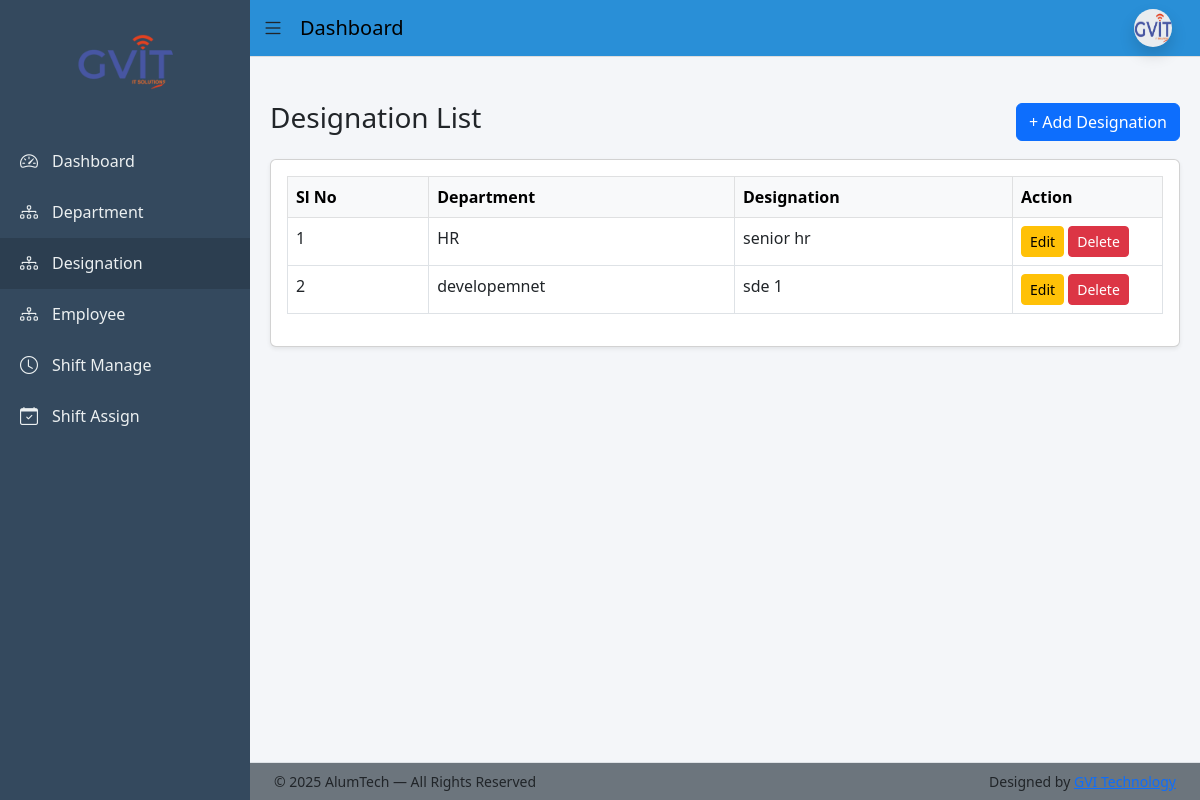
The page /designation/ (signed in) on the database as committed earlier.
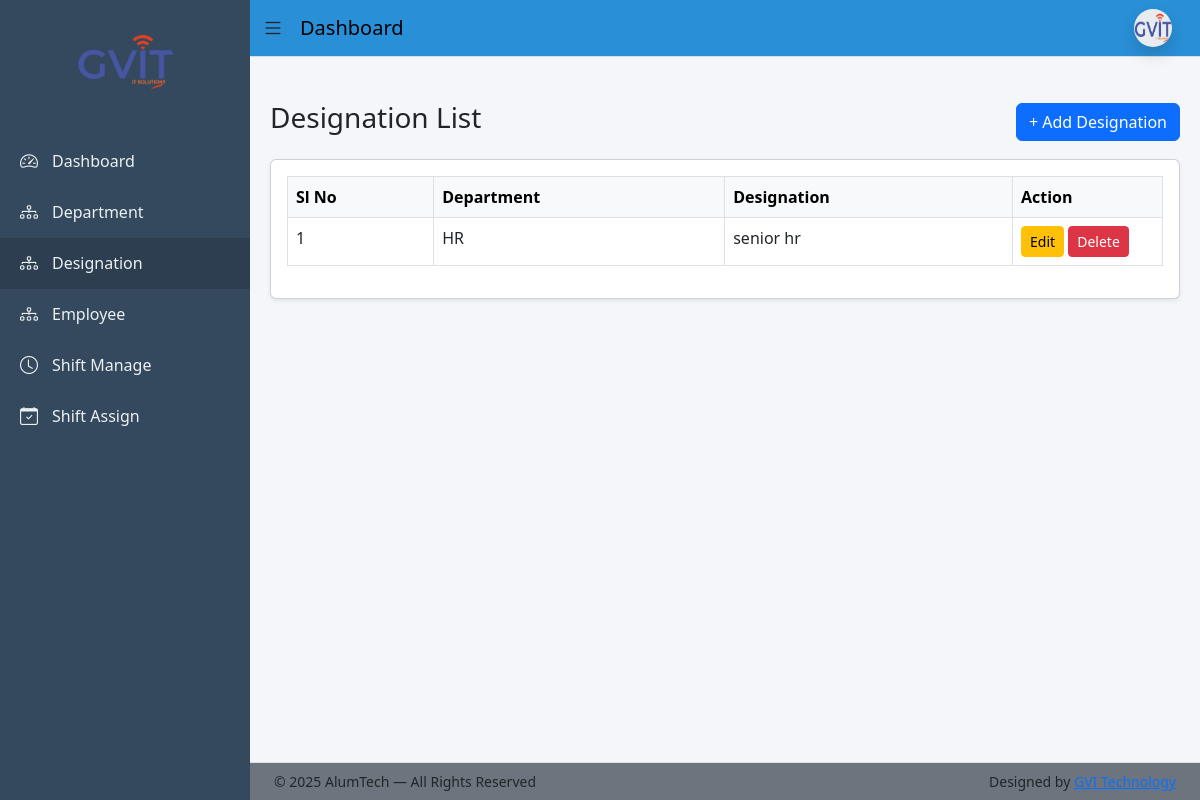
The same page on the database as committed later.
### app/models.py (models this page shows, shortened)
class Designation(models.Model):
    department = models.ForeignKey(Department, on_delete=models.CASCADE)
    name = models.CharField(max_length=100)

class Department(models.Model):
    name = models.CharField(max_length=100, unique=True)
    description = models.TextField(blank=True)

### app/views.py (the view)
# urls.py: path('designation/', designation_list, name='designation_list'),
@never_cache
@login_required(login_url='login')
def designation_list(request):
    designations = Designation.objects.select_related('department').all()
    return render(request, 'designation/designation_list.html', {'designations': designations
    })

### templates/designation/designation_list.html (shortened to what this page needs)
{% extends 'base_dashboard.html' %}
{% block content %}
<div class="d-flex justify-content-between align-items-center mb-3">
  <h3>Designation List</h3>
  <a href="{% url 'designation_add' %}" class="btn btn-primary">
    + Add Designation
  </a>
</div>
<div class="card shadow-sm">
  <div class="card-body">
    <table class="table table-bordered table-hover">
      <thead class="table-light">
        <tr>
          <th>Sl No</th>
          <th>Department</th>
          <th>Designation</th>
          <th width="150">Action</th>
        </tr>
      </thead>
      <tbody>
        {% for d in designations %}
        <tr>
          <td>{{ forloop.counter }}</td>
          <td>{{ d.department.name }}</td>
          <td>{{ d.name }}</td>
          <td>
            <a href="{% url 'designation_edit' d.id %}" class="btn btn-sm btn-warning">Edit</a>
            <a href="{% url 'designation_delete' d.id %}"
               class="btn btn-sm btn-danger"
               onclick="return confirm('Delete this designation?')">
               Delete
            </a>
          </td>
        </tr>
        {% empty %}
        <tr>
          <td colspan="4" class="text-center">No designations found</td>
        </tr>
        {% endfor %}
      </tbody>
    </table>
  </div>
</div>
{% endblock %}

Rows that differ between the two databases and show on the page:
removed Designation: department.name "developemnet", name "sde 1"
